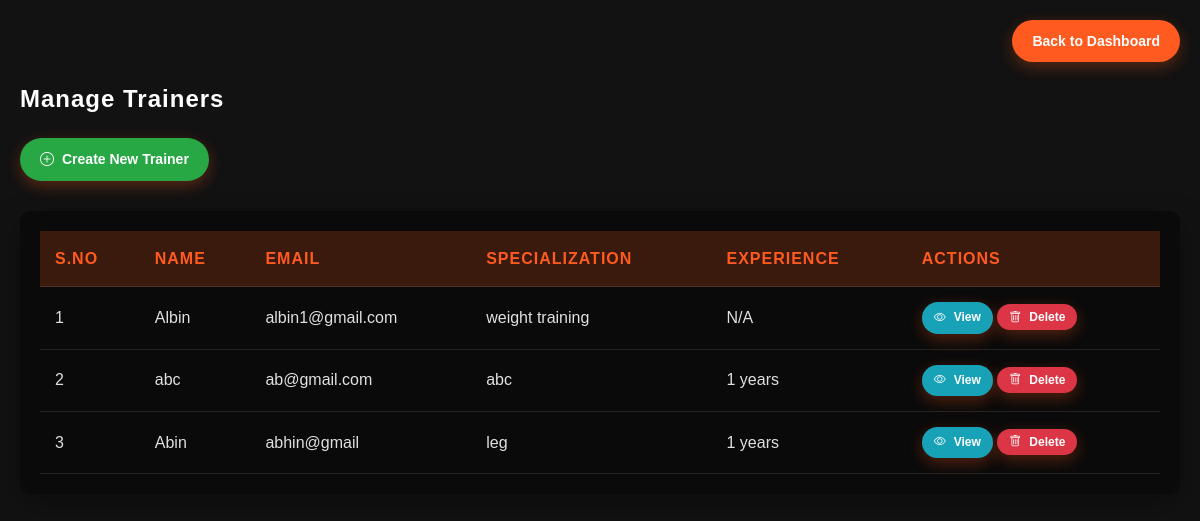
Screenshot of /admin/trainers.php (signed in) with the database file from the repository.
### tables this page shows
CREATE TABLE `trainers` (
  `trainer_id` int(11) NOT NULL,
  `user_id` int(11) NOT NULL,
  `full_name` varchar(100) NOT NULL,
  `specialization` varchar(100) DEFAULT NULL,
  `bio` text DEFAULT NULL,
  `profile_photo` varchar(255) DEFAULT NULL,
  `certification` varchar(100) DEFAULT NULL,
  `is_verified` tinyint(1) DEFAULT 0,
  `verification_document` varchar(255) DEFAULT NULL,
  `experience_years` int(11) DEFAULT NULL,
  `created_at` timestamp NOT NULL DEFAULT current_timestamp(),
  `updated_at` timestamp NOT NULL DEFAULT current_timestamp() ON UPDATE current_timestamp(),
  `trainer_password` varchar(255) DEFAULT NULL
);

CREATE TABLE `users` (
  `user_id` int(11) NOT NULL,
  `username` varchar(50) DEFAULT NULL,
  `password` varchar(255) NOT NULL,
  `email` varchar(100) NOT NULL,
  `role` enum('admin','trainer','member') NOT NULL,
  `created_at` timestamp NOT NULL DEFAULT current_timestamp(),
  `trainer_status` enum('pending','approved','rejected') DEFAULT NULL,
  `certificate_path` varchar(255) DEFAULT NULL,
  `verification_date` timestamp NULL DEFAULT NULL
);

### admin/trainers.php (the view, shortened to what this page needs)
<?php
require_once($_SERVER['DOCUMENT_ROOT'] . '/crossfit/includes/auth.php');
$trainers = $conn->query("
    SELECT t.*, u.email
    FROM trainers t
    JOIN users u ON t.user_id = u.user_id
    ORDER BY t.trainer_id ASC
")->fetchAll();
?>
<!DOCTYPE html>
<html lang="en">
<head>
    <link rel="stylesheet" href="https://cdn.jsdelivr.net/npm/bootstrap-icons@1.10.3/font/bootstrap-icons.css">
</head>
<body>
    <div class="header-buttons">
        <a href="dashboard.php" class="btn">Back to Dashboard</a>
    </div>
    <h2>Manage Trainers</h2>
    <div class="mb-3">
        <a href="?create=1" class="btn btn-success">
            <i class="bi bi-plus-circle"></i> Create New Trainer
        </a>
    </div>
    <div class="table-responsive">
        <table>
            <thead>
                <tr>
                    <th>S.NO</th>
                    <th>Name</th>
                    <th>Email</th>
                    <th>Specialization</th>
                    <th>Experience</th>
                    <th>Actions</th>
                </tr>
            </thead>
            <tbody>
                <?php $counter = 1; ?>
                <?php foreach($trainers as $trainer): ?>
                <tr>
                    <td><?= $counter ?></td>
                    <td><?= htmlspecialchars($trainer['full_name']) ?></td>
                    <td><?= htmlspecialchars($trainer['email']) ?></td>
                    <td><?= htmlspecialchars($trainer['specialization'] ?? 'N/A') ?></td>
                    <td><?= $trainer['experience_years'] ? $trainer['experience_years'] . ' years' : 'N/A' ?></td>
                    <td>
                        <a href="?view_id=<?= $trainer['trainer_id'] ?>" class="btn btn-info btn-sm">
                            <i class="bi bi-eye"></i> View
                        </a>
                        <form action="trainers.php" method="POST" style="display:inline;">
                            <button type="submit" class="btn btn-danger btn-sm" onclick="return confirm('Are you sure you want to delete this trainer? This action cannot be undone.')">
                                <i class="bi bi-trash"></i> Delete
                            </button>
                        </form>
                    </td>
                </tr>
                <?php $counter++; ?>
                <?php endforeach; ?>
            </tbody>
        </table>
    </div>
</body>
</html>

### rows the page displays
trainers: full_name "Albin", user.email "albin1@gmail.com", specialization "weight training", experience_years "N/A"
trainers: full_name "abc", user.email "ab@gmail.com", specialization "abc", experience_years "1"
trainers: full_name "Abin", user.email "abhin@gmail", specialization "leg", experience_years "1"
